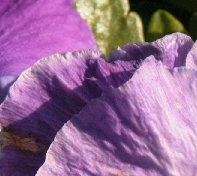
#> input picture Image SR/2008 SR Image Patch/codes/Matlab/superResolution_sparseRepresentation-master/training_files/t1.bmp, 197 x 176 px
$ python -i image_quality_assessment.py   (imports and definitions only)   (Python 2 division)
#> lines starting #> are read from the running program, lines starting #| are printed output that depends on the picture
from __future__ import annotations
from typing import Tuple, Optional, Union, List
# Copyright 2022 Dakewe Biotech Corporation. All Rights Reserved.
# Licensed under the Apache License, Version 2.0 (the "License");
#   you may not use this file except in compliance with the License.
#   You may obtain a copy of the License at
#
#       http://www.apache.org/licenses/LICENSE-2.0
#
# Unless required by applicable law or agreed to in writing, software
# distributed under the License is distributed on an "AS IS" BASIS,
# WITHOUT WARRANTIES OR CONDITIONS OF ANY KIND, either express or implied.
# See the License for the specific language governing permissions and
# limitations under the License.
# ==============================================================================
import collections.abc
import math
import typing
import warnings
from itertools import repeat
from typing import Any

import cv2
import numpy as np
import torch
from numpy import ndarray
from scipy.io import loadmat
from scipy.ndimage.filters import convolve
from scipy.special import gamma
from torch import nn, Tensor
from torch.nn import functional as F

from imgproc import image_resize, expand_y, bgr_to_ycbcr, rgb_to_ycbcr_torch

__all__ = [
    "psnr", "ssim", "niqe",
    "PSNR", "SSIM", "NIQE",
]

_I = typing.Optional[int]
_D = typing.Optional[torch.dtype]


# The following is the implementation of IQA method in Python, using CPU as processing device
# [50 lines left out: functions _check_image, psnr, not called in this run]


def _ssim(raw_image: np.ndarray, dst_image: np.ndarray) -> float:
    """Python implements the SSIM (Structural Similarity) function, which only calculates single-channel data

    Args:
        raw_image (np.ndarray): The image data to be compared, in BGR format, the data range is [0, 255]
        dst_image (np.ndarray): reference image data, BGR format, data range is [0, 255]

    Returns:
        ssim_metrics (float): SSIM metrics for single channel

    """
    c1 = (0.01 * 255.0) ** 2
    c2 = (0.03 * 255.0) ** 2

    kernel = cv2.getGaussianKernel(11, 1.5)
    kernel_window = np.outer(kernel, kernel.transpose())

    raw_mean = cv2.filter2D(raw_image, -1, kernel_window)[5:-5, 5:-5]
    dst_mean = cv2.filter2D(dst_image, -1, kernel_window)[5:-5, 5:-5]
    raw_mean_square = raw_mean ** 2
    dst_mean_square = dst_mean ** 2
    raw_dst_mean = raw_mean * dst_mean
    raw_variance = cv2.filter2D(raw_image ** 2, -1, kernel_window)[5:-5, 5:-5] - raw_mean_square
    dst_variance = cv2.filter2D(dst_image ** 2, -1, kernel_window)[5:-5, 5:-5] - dst_mean_square
    raw_dst_covariance = cv2.filter2D(raw_image * dst_image, -1, kernel_window)[5:-5, 5:-5] - raw_dst_mean

    ssim_molecular = (2 * raw_dst_mean + c1) * (2 * raw_dst_covariance + c2)
    ssim_denominator = (raw_mean_square + dst_mean_square + c1) * (raw_variance + dst_variance + c2)

    ssim_metrics = ssim_molecular / ssim_denominator
    ssim_metrics = float(np.mean(ssim_metrics))

    return ssim_metrics


# [266 lines left out: functions ssim, _estimate_aggd_parameters, _get_mscn_feature, _fit_mscn_ipac, niqe, _check_tensor_shape and 1 more, not called in this run]


class PSNR(nn.Module):
    """PyTorch implements PSNR (Peak Signal-to-Noise Ratio, peak signal-to-noise ratio) function

    Attributes:
        crop_border (int): crop border a few pixels
        only_test_y_channel (bool): Whether to test only the Y channel of the image

    Returns:
        psnr_metrics (torch.Tensor): PSNR metrics

    """

    # [95 lines left out: functions __init__, forward, _ssim_torch, _ssim_single_torch, not called in this run]


class SSIM(nn.Module):
    """PyTorch implements the SSIM (Structural Similarity) function, which only calculates single-channel data

    Args:
        crop_border (int): crop border a few pixels
        only_only_test_y_channel (bool): Whether to test only the Y channel of the image
        window_size (int): Gaussian filter size
        gaussian_sigma (float): sigma parameter in Gaussian filter

    Returns:
        ssim_metrics (torch.Tensor): SSIM metrics

    """

    # [95 lines left out: functions __init__, forward, _fspecial_gaussian_torch, _to_tuple, _excact_padding_2d, not called in this run]


class ExactPadding2d(nn.Module):
    r"""This function calculate exact padding values for 4D tensor inputs,
    and support the same padding mode as tensorflow.

    Args:
        kernel (int or tuple): kernel size.
        stride (int or tuple): stride size.
        dilation (int or tuple): dilation size, default with 1.
        mode (srt): padding mode can be ('same', 'symmetric', 'replicate', 'circular')

    """

    # [6 lines left out: function __init__, not called in this run]

    def forward(self, tensor: torch.Tensor) -> torch.Tensor:
        return _excact_padding_2d(tensor, self.kernel, self.stride, self.dilation, self.mode)


# [691 lines left out: functions _image_filter, _reshape_input_torch, _reshape_output_torch, _cast_input_torch, _cast_output_torch, _cubic_contribution_torch and 18 more, not called in this run]


class NIQE(nn.Module):
    """PyTorch implements the NIQE (Natural Image Quality Evaluator) function,

    Attributes:
        crop_border (int): crop border a few pixels
        niqe_model_path (str): NIQE model address
        block_size_height (int): The height of the block the image is divided into. Default: 96
        block_size_width (int): The width of the block the image is divided into. Default: 96

    Returns:
        niqe_metrics (torch.Tensor): NIQE metrics

    """

    # [18 lines left out: functions __init__, forward, not called in this run]

>>> import cv2
>>> picture = cv2.imread('../../2008 SR Image Patch/codes/Matlab/superResolution_sparseRepresentation-master/training_files/t1.bmp', cv2.IMREAD_GRAYSCALE)
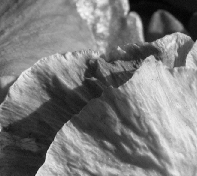
#> picture: shape (176, 197); min 2, max 247, mean 121.9
>>> result = _ssim(picture, 'out.png')
#> in _ssim, `raw_mean = cv2.filter2D(raw_image, -1, kernel_window)[5:-5, 5:-5]`:
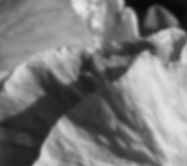
#> raw_mean: shape (166, 187); min 7, max 233, mean 122
#> (the run stopped early here; a loop or call above may not have finished)

$ run again, on Image SR/2008 SR Image Patch/codes/Matlab/superResolution_sparseRepresentation-master/training_files/t10.bmp
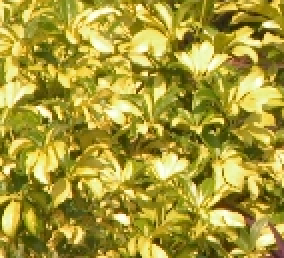
#> input picture Image SR/2008 SR Image Patch/codes/Matlab/superResolution_sparseRepresentation-master/training_files/t10.bmp, 142 x 129 px (shown 2 times larger)
#> `picture = cv2.imread('../../2008 SR Image Patch/codes/Matlab/superReso..`:
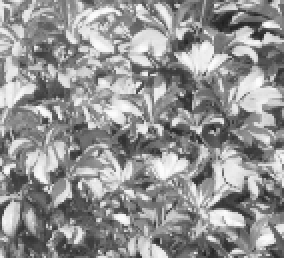
#> picture: shape (129, 142) (shown 2 times larger); min 31, max 253, mean 146.8
#> in _ssim, `raw_mean = cv2.filter2D(raw_image, -1, kernel_window)[5:-5, 5:-5]`:
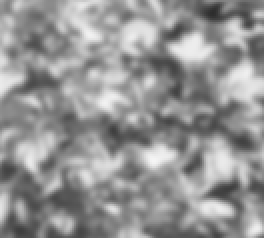
#> raw_mean: shape (119, 132) (shown 2 times larger); min 44, max 245, mean 147.7

$ run again, on Image SR/2008 SR Image Patch/codes/Matlab/superResolution_sparseRepresentation-master/training_files/t11.bmp
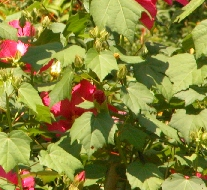
#> input picture Image SR/2008 SR Image Patch/codes/Matlab/superResolution_sparseRepresentation-master/training_files/t11.bmp, 207 x 190 px
#> `picture = cv2.imread('../../2008 SR Image Patch/codes/Matlab/superReso..`:
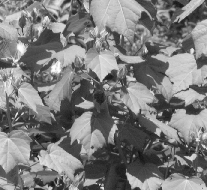
#> picture: shape (190, 207); min 17, max 254, mean 125
#> in _ssim, `raw_mean = cv2.filter2D(raw_image, -1, kernel_window)[5:-5, 5:-5]`:
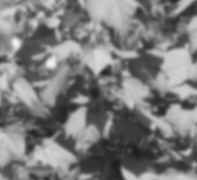
#> raw_mean: shape (180, 197); min 29, max 244, mean 123.6

$ run again, on Image SR/2008 SR Image Patch/codes/Matlab/superResolution_sparseRepresentation-master/training_files/t12.bmp
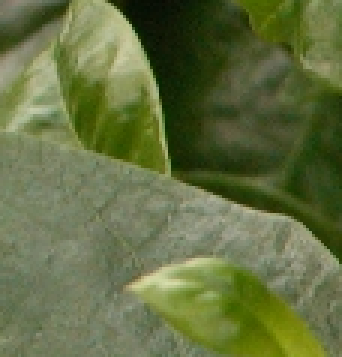
#> input picture Image SR/2008 SR Image Patch/codes/Matlab/superResolution_sparseRepresentation-master/training_files/t12.bmp, 114 x 119 px (shown 3 times larger)
#> `picture = cv2.imread('../../2008 SR Image Patch/codes/Matlab/superReso..`:
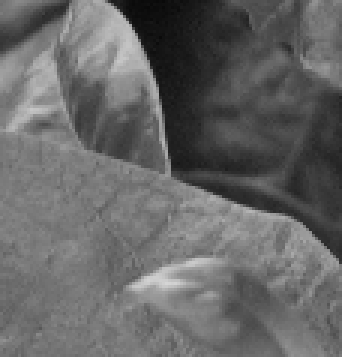
#> picture: shape (119, 114) (shown 3 times larger); min 9, max 213, mean 102.2
#> in _ssim, `raw_mean = cv2.filter2D(raw_image, -1, kernel_window)[5:-5, 5:-5]`:
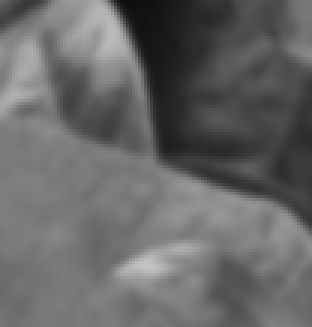
#> raw_mean: shape (109, 104) (shown 3 times larger); min 14, max 196, mean 102.9
